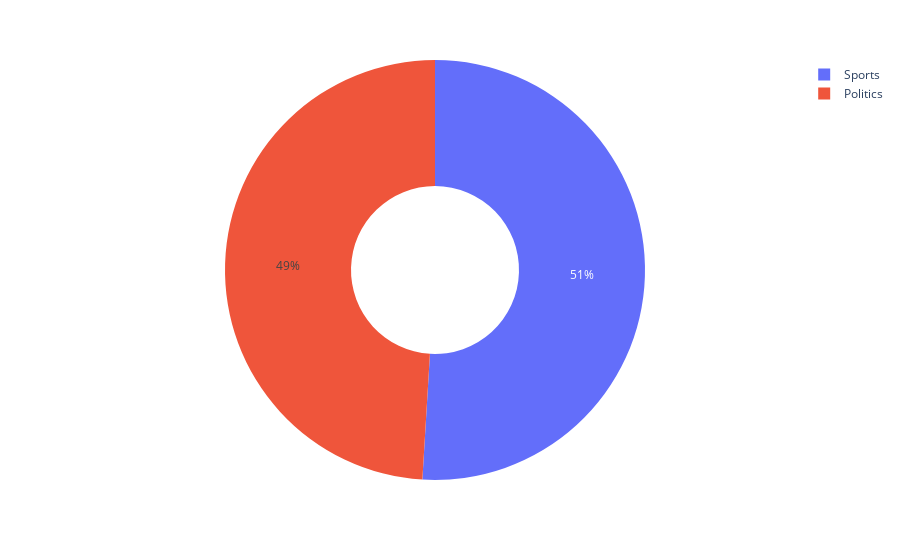

Notebook code cell kept with this figure:
### Code cell
fig = px.pie(dataset, names= "Label", hole=0.4)
fig.show()

### Figure 1 — Plotly figure (JSON) as saved in the notebook; plotly's stock layout.template omitted (floating-point values rounded to 4 significant figures; data arrays with more than 128 entries replaced by an {"elided": "..."} marker saying what was removed)
{"data": [{"domain": {"x": [0, 1], "y": [0, 1]}, "hole": 0.4, "hovertemplate": "Label=%{label}<extra></extra>", "labels": {"elided": "6525 str values"}, "legendgroup": "", "name": "", "showlegend": true, "type": "pie"}], "layout": {"legend": {"tracegroupgap": 0}, "margin": {"t": 60}}}
